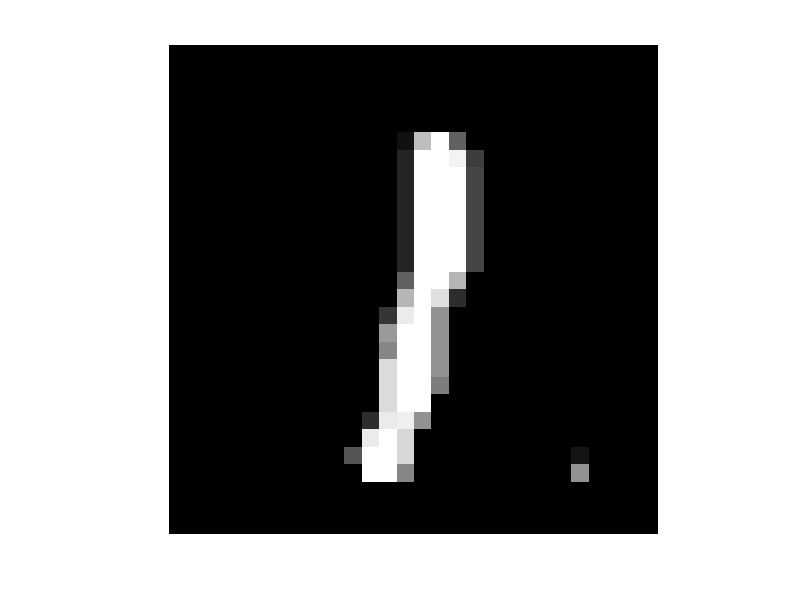
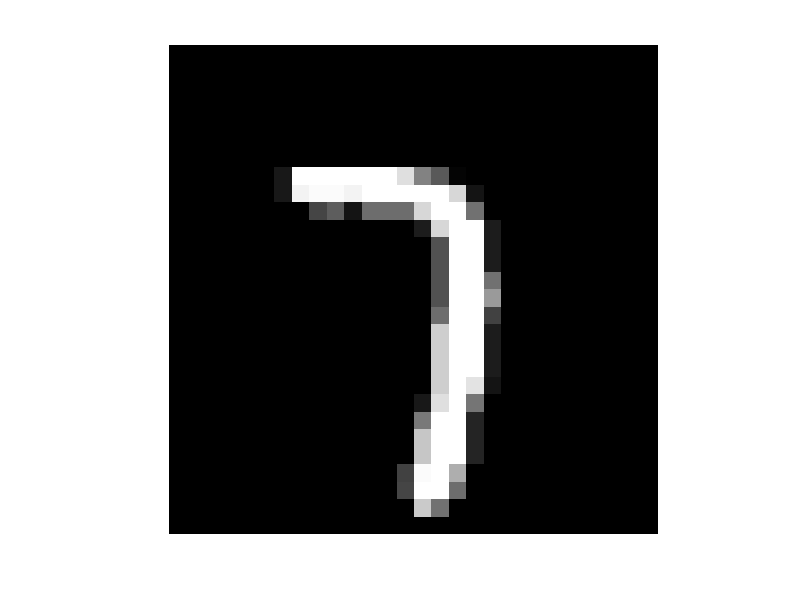
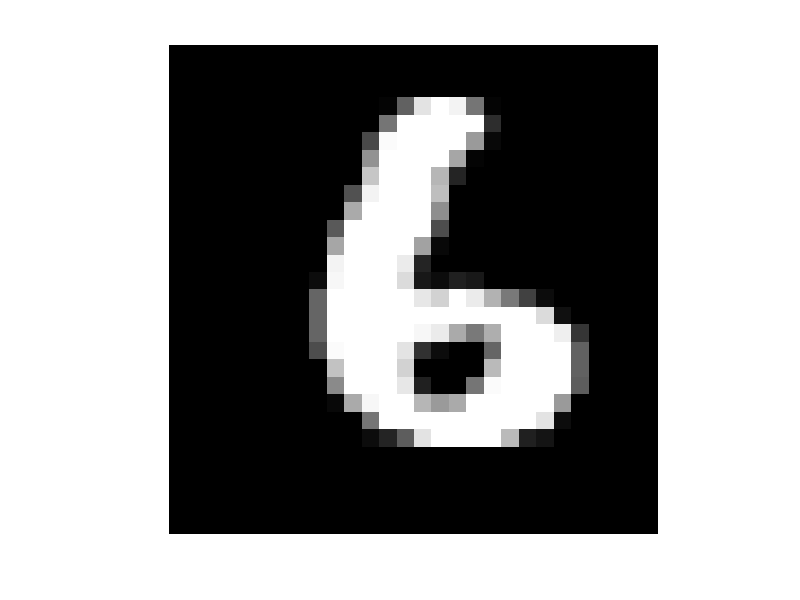
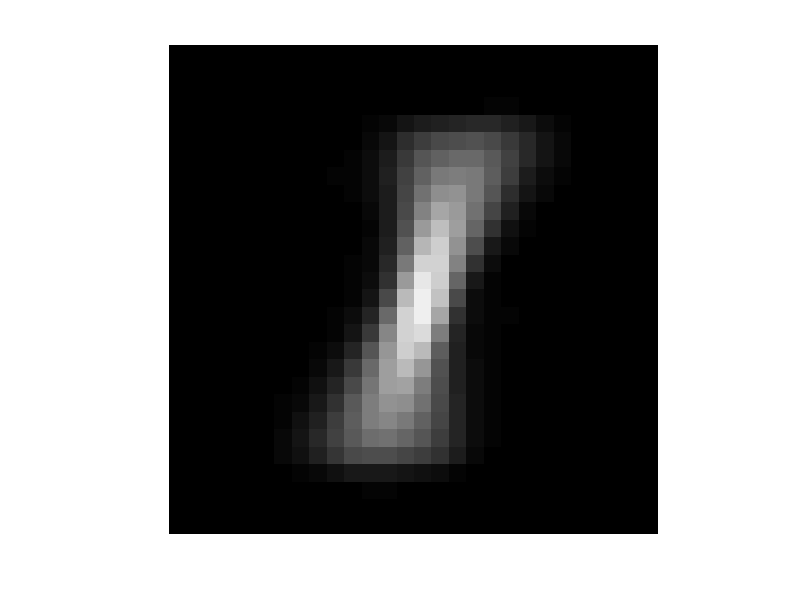

These charts were generated, in order, by the following MATLAB code:
clear; close all; clc;
%% data loader
rng(0);
load('mnist_train.mat')

%% 8.1 MNIST Training Data

figure(1);
img1 = reshape(data(1,:),28,28);
imshow(img1);
saveas(gcf, "ImageType1");

figure(2);
img2 = reshape(data(2,:),28,28);
imshow(img2);
saveas(gcf, "ImageType2");

figure(3);
img3 = reshape(data(3,:),28,28);
imshow(img3);
saveas(gcf, "ImageType3");
%% 8.2
rng(0); % Sets the random number seed for repeatable results
[idx, C] = kmeans(data,3,'replicates',5); % Runs K-Means
% The above lies assigns values from 1 to 3 to assign each ROW
% in the "data" matrix a cluster (cluser 1, 2, or 3)
% Matris idx contains the category number for each row of data

% Matrix C's rows contain the center point for each cluster
figure(4);
img = reshape(C(1,:),28,28);
imshow(img);
saveas(gcf, "cluster_1.jpg");

figure(5);
img = reshape(C(2,:),28,28);
imshow(img);
saveas(gcf, "cluster_2.jpg");

figure(6);
img = reshape(C(3,:),28,28);
imshow(img);
saveas(gcf, "cluster_3.jpg");

% Comparing idx entries (assigned category) with "labels" 
% entries (true values)
% In "idx" --> "labels": 
% 1 --> 7, 2 --> 6, 3 --> 1
idx(idx==1) = 7; % Replace idx values of 1 with 7, etc.
idx(idx==2) = 6;
idx(idx==3) = 1;
idx = reshape(idx, 1892, 1);

% Calculating Error Rate
error = 0;
dataPts = 0;
for c = 1:1892
    if (idx(c) ~= labels(c))
        error = error +1;
        % display("row = " + c)
    end
    dataPts = dataPts +1;
end
display("error rate = " + error/dataPts*100);

% Identify 3 examples of errors
figure(7);
ex = reshape(data(19,:),28,28);
imshow(ex);
saveas(gcf, "error_1.jpg");

figure(8);
ex = reshape(data(40,:),28,28);
imshow(ex);
saveas(gcf, "error_2.jpg");

figure(9);
ex = reshape(data(62,:),28,28);
imshow(ex);
saveas(gcf, "error_3.jpg");
%% 8.3
rng(0);
load('mnist_test.mat')

% Find distance between three center points in C and
% each data_test row. Then classify based on min dist
dist = [312, 3];
idx_test = [312, 1];
for row = 1:312
    dist(row, 1) = norm(data_test(row, :)-C(1, :));
    dist(row, 2) = norm(data_test(row, :)-C(2, :));
    dist(row, 3) = norm(data_test(row, :)-C(3, :));
    % First column = distance from first center point, etc.
    % Find minimum distance and assign label value for the 
    % corresponding row in data_test
    [M, idx_test(row)] = min(dist(row, :));
end
idx_test = reshape(idx_test, 312, 1);

% "idx_test" --> "labels_test"
% 1 --> 7, 2 --> 6, 3 --> 1
idx_test(idx_test==1) = 7; % Replace idx_test values of 1 with 7, etc.
idx_test(idx_test==2) = 6;
idx_test(idx_test==3) = 1;

for x = 1:5
    disp(idx_test(x));
end

% Calculating Error Rate
error = 0;
dataPts = 0;
for c = 1:312
    if (idx_test(c) ~= labels_test(c))
        error = error + 1;
        % display("row = " + c)
    end
    dataPts = dataPts +1;
end
display("error rate for test = " + error/dataPts*100);

% Identify 3 examples of errors
figure(10);
ex = reshape(data(39,:),28,28);
imshow(ex);
saveas(gcf, "error_test1.jpg");

figure(11);
ex = reshape(data(48,:),28,28);
imshow(ex);
saveas(gcf, "error_test2.jpg");

figure(12);
ex = reshape(data(50,:),28,28);
imshow(ex);
saveas(gcf, "error_test3.jpg");

